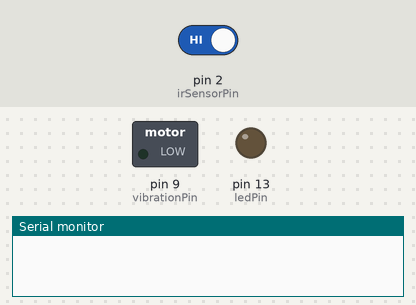
Simulated run of this sketch. Board: Arduino Uno, built with avr-gcc and run on an emulated ATmega328P. Shown: switched loads named in the sketch (green lamp = pin HIGH), output pins drawn as LEDs (lit = HIGH), the last lines printed to the serial monitor. The inputs (shaded band) are chosen by the test bench; at power-on: pin 2 (irSensorPin) HIGH.

Above: at 1.2 s.
1.3 s: pin 2 (irSensorPin) driven LOW
At 2.5 s:
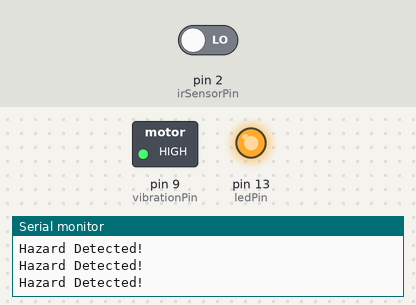
2.8 s: pin 2 (irSensorPin) driven HIGH
At 4.4 s:
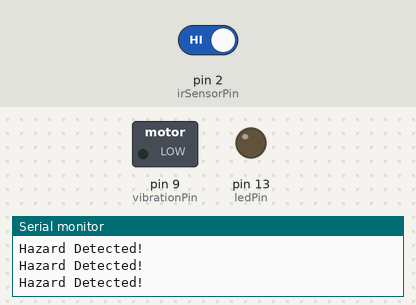
Timing chart, 0 to 5.9 s (numbered marks = the images above; inputs shaded):
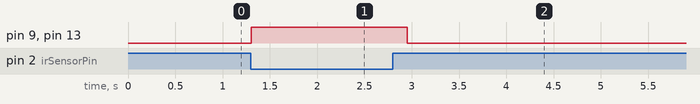

The sketch:

vibration_module.ino
```cpp
// ===== Pin Definitions =====
const int irSensorPin = 2;      // IR sensor digital output
const int vibrationPin = 9;     // Vibration motor (through transistor/MOSFET)
const int ledPin = 13;          // Optional LED for visual debugging

// ===== Variables =====
bool hazardDetected = false;

void setup() {
  pinMode(irSensorPin, INPUT);
  pinMode(vibrationPin, OUTPUT);
  pinMode(ledPin, OUTPUT);

  digitalWrite(vibrationPin, LOW);
  digitalWrite(ledPin, LOW);

  Serial.begin(9600);
}

void loop() {
  int sensorValue = digitalRead(irSensorPin);

  // Many IR modules output LOW when object detected
  if (sensorValue == LOW) {
    hazardDetected = true;
  } else {
    hazardDetected = false;
  }

  if (hazardDetected) {
    Serial.println("Hazard Detected!");

    // Turn on vibration motor
    digitalWrite(vibrationPin, HIGH);
    digitalWrite(ledPin, HIGH);

    delay(500); // vibration duration
  } else {
    digitalWrite(vibrationPin, LOW);
    digitalWrite(ledPin, LOW);
  }

  delay(50);
}
```

Measured:
- after the input at 1.3 s, pin 9 (vibrationPin), pin 13 (ledPin): LOW → HIGH at once
- after the input at 2.8 s, pin 9 (vibrationPin), pin 13 (ledPin): HIGH → LOW after 0.15 s
